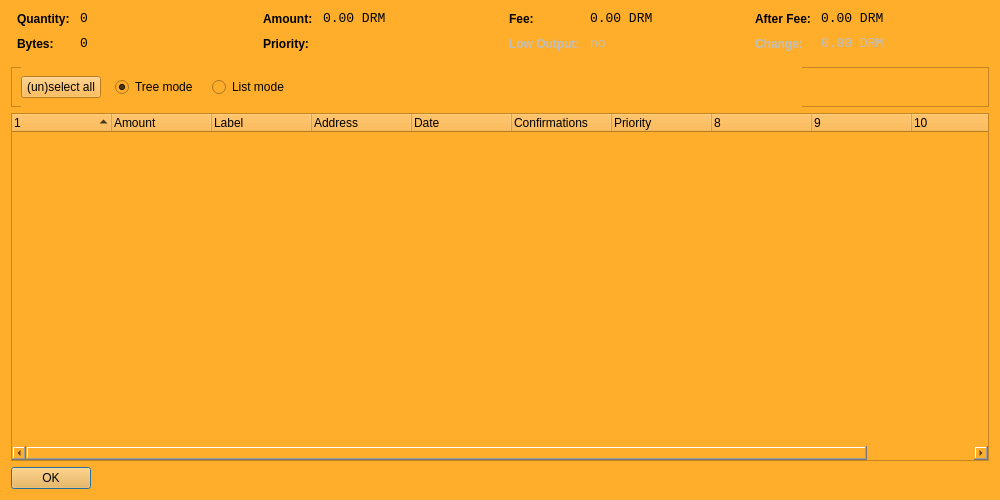
<?xml version="1.0" encoding="UTF-8"?>
<ui version="4.0">
 <class>CoinControlDialog</class>
 <widget class="QDialog" name="CoinControlDialog">
  <property name="geometry">
   <rect>
    <x>0</x>
    <y>0</y>
    <width>1000</width>
    <height>500</height>
   </rect>
  </property>
  <property name="windowTitle">
   <string>Coin Control</string>
  </property>
  <property name="styleSheet">
   <string notr="true">background-color: rgb(255, 174, 44);</string>
  </property>
  <layout class="QVBoxLayout" name="verticalLayout">
   <item>
    <layout class="QHBoxLayout" name="horizontalLayoutTop" stretch="0,0,0,0">
     <property name="topMargin">
      <number>0</number>
     </property>
     <property name="bottomMargin">
      <number>10</number>
     </property>
     <item>
      <layout class="QFormLayout" name="formLayoutCoinControl1">
       <property name="horizontalSpacing">
        <number>10</number>
       </property>
       <property name="verticalSpacing">
        <number>10</number>
       </property>
       <property name="leftMargin">
        <number>6</number>
       </property>
       <property name="rightMargin">
        <number>6</number>
       </property>
       <item row="0" column="0">
        <widget class="QLabel" name="labelCoinControlQuantityText">
         <property name="styleSheet">
          <string notr="true">font-weight:bold;</string>
         </property>
         <property name="text">
          <string>Quantity:</string>
         </property>
        </widget>
       </item>
       <item row="0" column="1">
        <widget class="QLabel" name="labelCoinControlQuantity">
         <property name="font">
          <font>
           <family>Monospace</family>
           <pointsize>10</pointsize>
          </font>
         </property>
         <property name="cursor">
          <cursorShape>IBeamCursor</cursorShape>
         </property>
         <property name="contextMenuPolicy">
          <enum>Qt::ActionsContextMenu</enum>
         </property>
         <property name="text">
          <string notr="true">0</string>
         </property>
         <property name="textInteractionFlags">
          <set>Qt::LinksAccessibleByMouse|Qt::TextSelectableByKeyboard|Qt::TextSelectableByMouse</set>
         </property>
        </widget>
       </item>
       <item row="1" column="0">
        <widget class="QLabel" name="labelCoinControlBytesText">
         <property name="styleSheet">
          <string notr="true">font-weight:bold;</string>
         </property>
         <property name="text">
          <string>Bytes:</string>
         </property>
        </widget>
       </item>
       <item row="1" column="1">
        <widget class="QLabel" name="labelCoinControlBytes">
         <property name="font">
          <font>
           <family>Monospace</family>
           <pointsize>10</pointsize>
          </font>
         </property>
         <property name="cursor">
          <cursorShape>IBeamCursor</cursorShape>
         </property>
         <property name="contextMenuPolicy">
          <enum>Qt::ActionsContextMenu</enum>
         </property>
         <property name="text">
          <string notr="true">0</string>
         </property>
         <property name="textInteractionFlags">
          <set>Qt::LinksAccessibleByMouse|Qt::TextSelectableByKeyboard|Qt::TextSelectableByMouse</set>
         </property>
        </widget>
       </item>
      </layout>
     </item>
     <item>
      <layout class="QFormLayout" name="formLayoutCoinControl2">
       <property name="horizontalSpacing">
        <number>10</number>
       </property>
       <property name="verticalSpacing">
        <number>10</number>
       </property>
       <property name="leftMargin">
        <number>6</number>
       </property>
       <property name="rightMargin">
        <number>6</number>
       </property>
       <item row="0" column="0">
        <widget class="QLabel" name="labelCoinControlAmountText">
         <property name="styleSheet">
          <string notr="true">font-weight:bold;</string>
         </property>
         <property name="text">
          <string>Amount:</string>
         </property>
        </widget>
       </item>
       <item row="0" column="1">
        <widget class="QLabel" name="labelCoinControlAmount">
         <property name="font">
          <font>
           <family>Monospace</family>
           <pointsize>10</pointsize>
          </font>
         </property>
         <property name="cursor">
          <cursorShape>IBeamCursor</cursorShape>
         </property>
         <property name="contextMenuPolicy">
          <enum>Qt::ActionsContextMenu</enum>
         </property>
         <property name="text">
          <string notr="true">0.00 DRM</string>
         </property>
         <property name="textInteractionFlags">
          <set>Qt::LinksAccessibleByMouse|Qt::TextSelectableByKeyboard|Qt::TextSelectableByMouse</set>
         </property>
        </widget>
       </item>
       <item row="1" column="0">
        <widget class="QLabel" name="labelCoinControlPriorityText">
         <property name="styleSheet">
          <string notr="true">font-weight:bold;</string>
         </property>
         <property name="text">
          <string>Priority:</string>
         </property>
        </widget>
       </item>
       <item row="1" column="1">
        <widget class="QLabel" name="labelCoinControlPriority">
         <property name="font">
          <font>
           <family>Monospace</family>
           <pointsize>10</pointsize>
          </font>
         </property>
         <property name="cursor">
          <cursorShape>IBeamCursor</cursorShape>
         </property>
         <property name="contextMenuPolicy">
          <enum>Qt::ActionsContextMenu</enum>
         </property>
         <property name="text">
          <string/>
         </property>
         <property name="textInteractionFlags">
          <set>Qt::LinksAccessibleByMouse|Qt::TextSelectableByKeyboard|Qt::TextSelectableByMouse</set>
         </property>
        </widget>
       </item>
      </layout>
     </item>
     <item>
      <layout class="QFormLayout" name="formLayoutCoinControl3">
       <property name="horizontalSpacing">
        <number>10</number>
       </property>
       <property name="verticalSpacing">
        <number>10</number>
       </property>
       <property name="leftMargin">
        <number>6</number>
       </property>
       <property name="rightMargin">
        <number>6</number>
       </property>
       <item row="0" column="0">
        <widget class="QLabel" name="labelCoinControlFeeText">
         <property name="styleSheet">
          <string notr="true">font-weight:bold;</string>
         </property>
         <property name="text">
          <string>Fee:</string>
         </property>
        </widget>
       </item>
       <item row="0" column="1">
        <widget class="QLabel" name="labelCoinControlFee">
         <property name="font">
          <font>
           <family>Monospace</family>
           <pointsize>10</pointsize>
          </font>
         </property>
         <property name="cursor">
          <cursorShape>IBeamCursor</cursorShape>
         </property>
         <property name="contextMenuPolicy">
          <enum>Qt::ActionsContextMenu</enum>
         </property>
         <property name="text">
          <string notr="true">0.00 DRM</string>
         </property>
         <property name="textInteractionFlags">
          <set>Qt::LinksAccessibleByMouse|Qt::TextSelectableByKeyboard|Qt::TextSelectableByMouse</set>
         </property>
        </widget>
       </item>
       <item row="1" column="0">
        <widget class="QLabel" name="labelCoinControlLowOutputText">
         <property name="enabled">
          <bool>false</bool>
         </property>
         <property name="styleSheet">
          <string notr="true">font-weight:bold;</string>
         </property>
         <property name="text">
          <string>Low Output:</string>
         </property>
        </widget>
       </item>
       <item row="1" column="1">
        <widget class="QLabel" name="labelCoinControlLowOutput">
         <property name="enabled">
          <bool>false</bool>
         </property>
         <property name="font">
          <font>
           <family>Monospace</family>
           <pointsize>10</pointsize>
          </font>
         </property>
         <property name="cursor">
          <cursorShape>IBeamCursor</cursorShape>
         </property>
         <property name="contextMenuPolicy">
          <enum>Qt::ActionsContextMenu</enum>
         </property>
         <property name="text">
          <string notr="true">no</string>
         </property>
         <property name="textInteractionFlags">
          <set>Qt::LinksAccessibleByMouse|Qt::TextSelectableByKeyboard|Qt::TextSelectableByMouse</set>
         </property>
        </widget>
       </item>
      </layout>
     </item>
     <item>
      <layout class="QFormLayout" name="formLayoutCoinControl4">
       <property name="horizontalSpacing">
        <number>10</number>
       </property>
       <property name="verticalSpacing">
        <number>10</number>
       </property>
       <property name="leftMargin">
        <number>6</number>
       </property>
       <property name="rightMargin">
        <number>6</number>
       </property>
       <item row="0" column="0">
        <widget class="QLabel" name="labelCoinControlAfterFeeText">
         <property name="styleSheet">
          <string notr="true">font-weight:bold;</string>
         </property>
         <property name="text">
          <string>After Fee:</string>
         </property>
        </widget>
       </item>
       <item row="0" column="1">
        <widget class="QLabel" name="labelCoinControlAfterFee">
         <property name="font">
          <font>
           <family>Monospace</family>
           <pointsize>10</pointsize>
          </font>
         </property>
         <property name="cursor">
          <cursorShape>IBeamCursor</cursorShape>
         </property>
         <property name="contextMenuPolicy">
          <enum>Qt::ActionsContextMenu</enum>
         </property>
         <property name="text">
          <string notr="true">0.00 DRM</string>
         </property>
         <property name="textInteractionFlags">
          <set>Qt::LinksAccessibleByMouse|Qt::TextSelectableByKeyboard|Qt::TextSelectableByMouse</set>
         </property>
        </widget>
       </item>
       <item row="1" column="0">
        <widget class="QLabel" name="labelCoinControlChangeText">
         <property name="enabled">
          <bool>false</bool>
         </property>
         <property name="styleSheet">
          <string notr="true">font-weight:bold;</string>
         </property>
         <property name="text">
          <string>Change:</string>
         </property>
        </widget>
       </item>
       <item row="1" column="1">
        <widget class="QLabel" name="labelCoinControlChange">
         <property name="enabled">
          <bool>false</bool>
         </property>
         <property name="font">
          <font>
           <family>Monospace</family>
           <pointsize>10</pointsize>
          </font>
         </property>
         <property name="cursor">
          <cursorShape>IBeamCursor</cursorShape>
         </property>
         <property name="contextMenuPolicy">
          <enum>Qt::ActionsContextMenu</enum>
         </property>
         <property name="text">
          <string notr="true">0.00 DRM</string>
         </property>
         <property name="textInteractionFlags">
          <set>Qt::LinksAccessibleByMouse|Qt::TextSelectableByKeyboard|Qt::TextSelectableByMouse</set>
         </property>
        </widget>
       </item>
      </layout>
     </item>
    </layout>
   </item>
   <item>
    <widget class="QFrame" name="frame">
     <property name="minimumSize">
      <size>
       <width>0</width>
       <height>40</height>
      </size>
     </property>
     <property name="frameShape">
      <enum>QFrame::StyledPanel</enum>
     </property>
     <property name="frameShadow">
      <enum>QFrame::Sunken</enum>
     </property>
     <widget class="QWidget" name="horizontalLayoutWidget">
      <property name="geometry">
       <rect>
        <x>10</x>
        <y>0</y>
        <width>781</width>
        <height>41</height>
       </rect>
      </property>
      <layout class="QHBoxLayout" name="horizontalLayoutPanel" stretch="0,0,0,0">
       <property name="spacing">
        <number>14</number>
       </property>
       <item>
        <widget class="QPushButton" name="pushButtonSelectAll">
         <property name="sizePolicy">
          <sizepolicy hsizetype="Maximum" vsizetype="Fixed">
           <horstretch>0</horstretch>
           <verstretch>0</verstretch>
          </sizepolicy>
         </property>
         <property name="text">
          <string>(un)select all</string>
         </property>
        </widget>
       </item>
       <item>
        <widget class="QRadioButton" name="radioTreeMode">
         <property name="sizePolicy">
          <sizepolicy hsizetype="Maximum" vsizetype="Fixed">
           <horstretch>0</horstretch>
           <verstretch>0</verstretch>
          </sizepolicy>
         </property>
         <property name="text">
          <string>Tree mode</string>
         </property>
         <property name="checked">
          <bool>true</bool>
         </property>
        </widget>
       </item>
       <item>
        <widget class="QRadioButton" name="radioListMode">
         <property name="sizePolicy">
          <sizepolicy hsizetype="Maximum" vsizetype="Fixed">
           <horstretch>0</horstretch>
           <verstretch>0</verstretch>
          </sizepolicy>
         </property>
         <property name="text">
          <string>List mode</string>
         </property>
        </widget>
       </item>
       <item>
        <spacer name="horizontalSpacer">
         <property name="orientation">
          <enum>Qt::Horizontal</enum>
         </property>
         <property name="sizeHint" stdset="0">
          <size>
           <width>40</width>
           <height>20</height>
          </size>
         </property>
        </spacer>
       </item>
      </layout>
     </widget>
    </widget>
   </item>
   <item>
    <widget class="CoinControlTreeWidget" name="treeWidget">
     <property name="contextMenuPolicy">
      <enum>Qt::CustomContextMenu</enum>
     </property>
     <property name="sortingEnabled">
      <bool>false</bool>
     </property>
     <property name="columnCount">
      <number>11</number>
     </property>
     <attribute name="headerShowSortIndicator" stdset="0">
      <bool>true</bool>
     </attribute>
     <attribute name="headerStretchLastSection">
      <bool>false</bool>
     </attribute>
     <column>
      <property name="text">
       <string/>
      </property>
     </column>
     <column>
      <property name="text">
       <string>Amount</string>
      </property>
     </column>
     <column>
      <property name="text">
       <string>Label</string>
      </property>
     </column>
     <column>
      <property name="text">
       <string>Address</string>
      </property>
     </column>
     <column>
      <property name="text">
       <string>Date</string>
      </property>
     </column>
     <column>
      <property name="text">
       <string>Confirmations</string>
      </property>
      <property name="toolTip">
       <string>Confirmed</string>
      </property>
     </column>
     <column>
      <property name="text">
       <string>Priority</string>
      </property>
     </column>
     <column>
      <property name="text">
       <string/>
      </property>
     </column>
     <column>
      <property name="text">
       <string/>
      </property>
     </column>
     <column>
      <property name="text">
       <string/>
      </property>
     </column>
     <column>
      <property name="text">
       <string/>
      </property>
     </column>
    </widget>
   </item>
   <item>
    <widget class="QDialogButtonBox" name="buttonBox">
     <property name="sizePolicy">
      <sizepolicy hsizetype="Maximum" vsizetype="Fixed">
       <horstretch>0</horstretch>
       <verstretch>0</verstretch>
      </sizepolicy>
     </property>
     <property name="orientation">
      <enum>Qt::Horizontal</enum>
     </property>
     <property name="standardButtons">
      <set>QDialogButtonBox::Ok</set>
     </property>
    </widget>
   </item>
  </layout>
 </widget>
 <customwidgets>
  <customwidget>
   <class>CoinControlTreeWidget</class>
   <extends>QTreeWidget</extends>
   <header>coincontroltreewidget.h</header>
  </customwidget>
 </customwidgets>
 <resources/>
 <connections/>
</ui>
